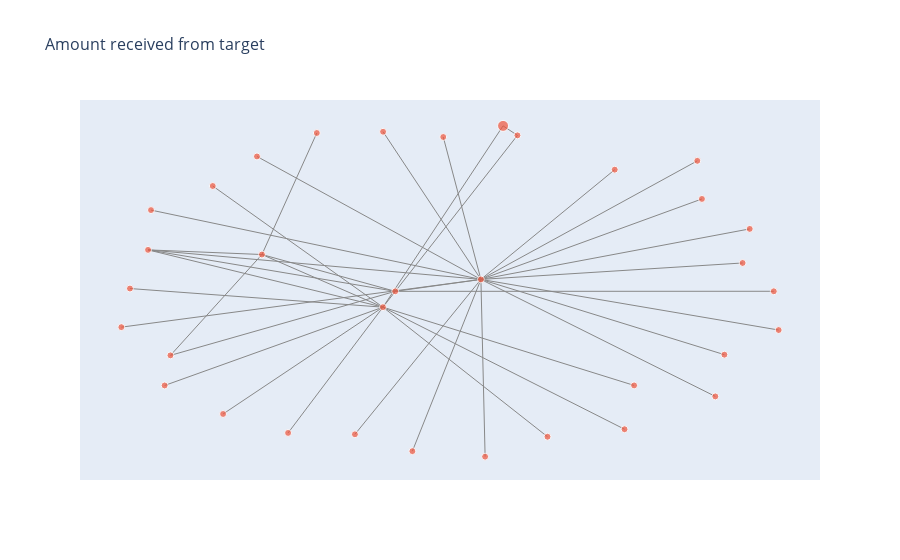

This figure's notebook cell:
### Code cell
import plotly.graph_objects as go
from plotly import express as px
import numpy as np

pos = nx.spring_layout(graph)

edge_x = []
edge_y = []
for (u, v) in graph.edges():
    x0, y0 = pos[u]
    x1, y1 = pos[v]
    edge_x.extend((x0, x1, None))
    edge_y.extend((y0, y1, None))

edge_trace = go.Scatter(
    x=edge_x, 
    y=edge_y,
    line=dict(
        width=1,
        color='#888',
    ),
    hoverinfo='none',
    mode='lines',
)

node_x = []
node_y = []
sizes = []
for node, data in graph.nodes(data=True):
    x, y = pos[node]
    node_x.append(x)
    node_y.append(y)
    sizes.append(data['value'])

node_trace = go.Scatter(
    x=node_x,
    y=node_y,
    mode='markers',
    hoverinfo='text',
    marker=dict(
        size=[10 * np.log(2 + (size / max(sizes))) for size in sizes],
    ),
)

node_text = []
for node, data in graph.nodes(data=True):
    node_text.append(f"{data['value']/1e8:.3E} BTC ({int(data['value'])} Satoshi) [ at {'TARGET' if node == target else node} ]")
    
node_trace.text = node_text

fig = go.Figure(
    data=[edge_trace, node_trace],
    layout=go.Layout(
        title='Amount received from target',
        titlefont_size=16,
        showlegend=False,
        hovermode='closest',
        xaxis=dict(showgrid=False, zeroline=False, showticklabels=False),
        yaxis=dict(showgrid=False, zeroline=False, showticklabels=False),
    )
)
fig.show()

### Figure 1 — Plotly figure (JSON) as saved in the notebook; plotly's stock layout.template omitted (floating-point values rounded to 4 significant figures)
{"data": [{"hoverinfo": "none", "line": {"color": "#888", "width": 1}, "mode": "lines", "type": "scatter", "x": [0.1077, -0.1805, null, 0.1077, 0.1201, null, 0.1077, 0.8252, null, 0.1077, -0.2635, null, 0.1077, 0.502, null, 0.1077, -0.8644, null, 0.1077, 0.8788, null, 0.1077, 0.7453, null, 0.1077, 0.7984, null, 0.1077, -0.8731, null, 0.1077, 0.9851, null, 0.1077, -0.003274, null, 0.1077, -0.5522, null, 0.1077, 0.759, null, 0.1077, -0.1447, null, 0.1077, -0.09422, null, 0.1077, -0.9518, null, 0.1077, 0.8998, null, -0.1447, -0.8071, null, -0.1447, -0.8731, null, -0.1447, 0.9707, null, -0.1447, -0.5375, null, -0.5375, -0.8071, null, -0.5375, -0.8731, null, -0.5375, -0.3758, null, -0.5375, -0.1809, null, -0.1809, -0.652, null, -0.1809, -0.4605, null, -0.1809, 0.173, null, -0.1809, 0.2153, null, -0.1809, -0.8731, null, -0.1809, -0.8242, null, -0.1809, -0.6824, null, -0.1809, -0.9263, null, -0.1809, 0.3039, null, -0.1809, 0.5591, null, -0.1809, 0.5309, null, 0.2153, 0.173, null], "y": [0.05023, 0.9251, null, 0.05023, -1.0, null, 0.05023, -0.3956, null, 0.05023, -0.8675, null, 0.05023, 0.7006, null, 0.05023, 0.4611, null, 0.05023, 0.1477, null, 0.05023, 0.7529, null, 0.05023, -0.643, null, 0.05023, 0.2253, null, 0.05023, -0.2497, null, 0.05023, 0.8941, null, 0.05023, 0.7788, null, 0.05023, 0.5271, null, 0.05023, -0.02035, null, 0.05023, -0.9674, null, 0.05023, -0.2326, null, 0.05023, 0.3496, null, -0.02035, -0.3998, null, -0.02035, 0.2253, null, -0.02035, -0.02006, null, -0.02035, 0.1978, null, 0.1978, -0.3998, null, 0.1978, 0.2253, null, 0.1978, 0.9178, null, 0.1978, -0.1141, null, -0.1141, -0.747, null, -0.1141, -0.8594, null, -0.1141, 0.9601, null, -0.1141, 0.9038, null, -0.1141, 0.2253, null, -0.1141, -0.5781, null, -0.1141, 0.6038, null, -0.1141, -0.003784, null, -0.1141, -0.8819, null, -0.1141, -0.5778, null, -0.1141, -0.8375, null, 0.9038, 0.9601, null]}, {"hoverinfo": "text", "marker": {"size": [6.931, 6.931, 6.931, 6.931, 6.931, 6.931, 6.931, 6.931, 6.931, 6.931, 6.931, 6.931, 6.931, 6.931, 6.931, 6.931, 6.931, 6.931, 6.931, 6.931, 6.931, 6.931, 6.931, 6.931, 6.931, 10.99, 6.931, 6.931, 6.931, 6.931, 6.931, 6.931, 6.931, 6.931]}, "mode": "markers", "text": ["8.021E-02 BTC (8020931 Satoshi) [ at TARGET ]", "2.362E+05 BTC (23621531582663 Satoshi) [ at bc1pl2sxhx0ltut2zmves7uf6kr3ae7jj9hvlt2xtydq43c9mwgvhufqghmwkw ]", "5.214E+06 BTC (521366052584789 Satoshi) [ at 3P4WqXDbSLRhzo2H6MT6YFbvBKBDPLbVtQ ]", "1.931E-03 BTC (193131 Satoshi) [ at 39ZsYAJB8Xy7ni5esYizXWSvBn6FK2y7RX ]", "5.149E-03 BTC (514856 Satoshi) [ at 3D8HnvdXiQWsAEVJiE4j7ka1CdPdV4xCSW ]", "6.454E-04 BTC (64537 Satoshi) [ at 367PRb8ZvPWiySD5omAmY1ojimqahV2GWq ]", "2.802E-03 BTC (280182 Satoshi) [ at bc1p5pagxzfptrx3m6j72k7xum40jkdp43kadt2elgk0z02psax739lsaaumqw ]", "6.537E-04 BTC (65367 Satoshi) [ at bc1pwrq3kwll3txp3vlwq8vpf769lsgrwsulzdnf865fevrh3af52s2qrhq80k ]", "5.860E-04 BTC (58599 Satoshi) [ at bc1papq7486367jeq8a86kmdkhuhae9zts5z932hn4rr8cnm887etpnqdppelw ]", "6.056E-03 BTC (605621 Satoshi) [ at bc1q26xp69y676y9rmk9s8m9t8fflqe0aaxm7vmxhj ]", "1.179E-03 BTC (117936 Satoshi) [ at bc1p5g8grjjp6g906g8ezq2nar7krw6nffal0y82y8d6p8ryju55fn7qwx0xkh ]", "5.897E-04 BTC (58968 Satoshi) [ at bc1ppf55tax3e2a2x7p5sh9cjyncjeeu38g7eh3kp9hthdnncpnqxguqj709u8 ]", "6.730E-04 BTC (67301 Satoshi) [ at 3NcXRAbbv9JPipxCkZF4xWQL4QZmgBeYzH ]", "6.127E-04 BTC (61268 Satoshi) [ at bc1pwt7n58sn8tzm7ccmeytekhzdcv7rpcxqk4prlk757k6w4tztmyeqzevll4 ]", "3.123E-03 BTC (312306 Satoshi) [ at 39UQEJDMZinZqA42Z4tafCcpsucf4AmWDd ]", "6.246E-04 BTC (62461 Satoshi) [ at 3DzS7DUtsCsaRvvKNXvPhS6BZvE4C3SyL5 ]", "6.430E-04 BTC (64296 Satoshi) [ at bc1qadh29x9he8c5frgcg4m0fdcd3e5jhmxurcnt0e ]", "6.585E-04 BTC (65852 Satoshi) [ at 3Pd1V5vjRGrXXL6CCLUA6C9ZfGKZjxprMa ]", "6.585E-04 BTC (65852 Satoshi) [ at bc1pf0sgy85p720xfeh28vz4rxnmf9krl50vuk3cxe5lf5kgj5gprktshmp269 ]", "9.554E+05 BTC (95541474638760 Satoshi) [ at 3MAvrxasddXumijw2aeHCPMmAj4vMx3nXH ]", "4.826E+03 BTC (482624558151 Satoshi) [ at bc1p0aq2c08dj33g7nq945dqv8cpaa5s3ta2pkkshwxmu7herd2f6sjqptfl8r ]", "2.623E+04 BTC (2623413578269 Satoshi) [ at bc1qsn8nuzps77xv94zr99jt5pha37dmhyrszmecpv ]", "6.195E+07 BTC (6194769113970992 Satoshi) [ at bc1perun0qkmsccngt7du7j7eks05nusmkwkenfdtwc56kzxklafwjvq96xxnm ]", "1.104E+05 BTC (11040191481009 Satoshi) [ at bc1qp4rtdwat2m8xhr6jx8kg7jn9jev7gzj9tnyfgm ]", "9.275E+07 BTC (9275179176721586 Satoshi) [ at 3H4Cofi6UZ5WP7Ceodfz4rRi9htKnn4fQ5 ]", "5.756E+13 BTC (5756139419165883629568 Satoshi) [ at bc1pyy4eu3zq3quzzzq28ys6tylz00pwj23jtxjhqwjxcr5xkl3ydvssfl5w93 ]", "3.662E+07 BTC (3661947278909732 Satoshi) [ at 39zoQvmvSaoUrUgJP5vmjXakmwPwJnnTuy ]", "1.895E+07 BTC (1895212665239689 Satoshi) [ at 31jjgACDngU9wauxzwFWJ7Z3QmE7G5R1rR ]", "5.782E+07 BTC (5781996534396304 Satoshi) [ at bc1pf6af6tpl4v6ql8223k0yervsqp4wymgmp9r6v5pvl7f7h7hc2gnsxftnm2 ]", "1.927E+07 BTC (1927332178132101 Satoshi) [ at bc1palg7lwqdgwdm9t9al905stley56jdzrl55h600y7huw3kngumvuq7ngl7l ]", "8.582E+07 BTC (8582149665669577 Satoshi) [ at 3C6jtAtFVX8c3VR2NU1RbfE5GMUJ6P7YUq ]", "4.203E+05 BTC (42026634028294 Satoshi) [ at bc1prf32z7enq59vzrdsmvejsmaa4yl903wl0l45cmpz0pgaxge8v2lqgvj9s6 ]", "1.230E+07 BTC (1229531205131788 Satoshi) [ at 3MzoPpBaaakAcwgFvV1LzuptgmsZi3Mfza ]", "4.140E+06 BTC (414029587793147 Satoshi) [ at bc1ppker4dqvsa8g0rh9tmjevqketxrrkug46wn9lkvnyqzxat5uffgsd36cw8 ]"], "type": "scatter", "x": [0.1077, -0.1447, -0.8731, 0.8788, 0.502, -0.1805, 0.1201, -0.09422, 0.759, 0.8998, 0.9851, -0.003274, 0.8252, -0.9518, -0.2635, -0.5522, 0.7453, 0.7984, -0.8644, -0.5375, -0.8071, 0.9707, -0.1809, -0.3758, 0.2153, 0.173, -0.6824, 0.3039, 0.5591, -0.4605, -0.8242, 0.5309, -0.652, -0.9263], "y": [0.05023, -0.02035, 0.2253, 0.1477, 0.7006, 0.9251, -1.0, -0.9674, 0.5271, 0.3496, -0.2497, 0.8941, -0.3956, -0.2326, -0.8675, 0.7788, 0.7529, -0.643, 0.4611, 0.1978, -0.3998, -0.02006, -0.1141, 0.9178, 0.9038, 0.9601, 0.6038, -0.8819, -0.5778, -0.8594, -0.5781, -0.8375, -0.747, -0.003784]}], "layout": {"autosize": true, "hovermode": "closest", "showlegend": false, "title": {"font": {"size": 16}, "text": "Amount received from target"}, "xaxis": {"autorange": true, "range": [-1.07, 1.104], "showgrid": false, "showticklabels": false, "type": "linear", "zeroline": false}, "yaxis": {"autorange": true, "range": [-1.173, 1.166], "showgrid": false, "showticklabels": false, "type": "linear", "zeroline": false}}}
